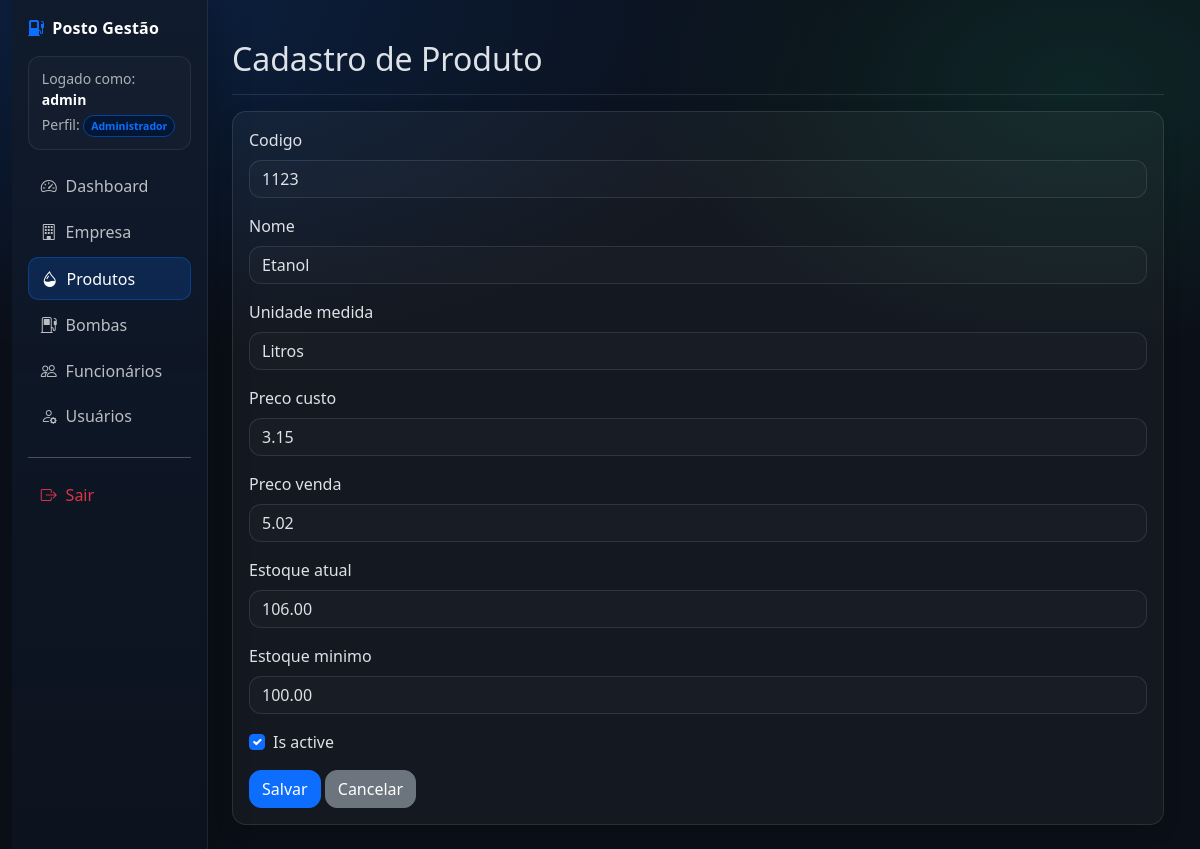
Screenshot of /produtos/4/editar/ (signed in) with the database file from the repository.
### accounts/models.py (models this page shows, shortened)
class CustomUser(AbstractUser):
    PERFIL_CHOICES = (
        ('ADMIN', 'Administrador'),
        ('GERENTE', 'Gerente'),
        ('OPERADOR', 'Operador'),
    )
    nome_completo = models.CharField('Nome completo', max_length=255, default='')
    perfil = models.CharField(max_length=10, choices=PERFIL_CHOICES, default='OPERADOR')
    data_cadastro = models.DateTimeField(auto_now_add=True)
    REQUIRED_FIELDS = ["email", "nome_completo"]

### produtos/models.py (models this page shows, shortened)
class Produto(models.Model):
    codigo = models.CharField(max_length=50, unique=True)
    nome = models.CharField(max_length=100)
    unidade_medida = models.CharField(max_length=20, default='Litros')
    preco_custo = models.DecimalField(max_digits=10, decimal_places=2)
    preco_venda = models.DecimalField(max_digits=10, decimal_places=2)
    estoque_atual = models.DecimalField(max_digits=10, decimal_places=2)
    estoque_minimo = models.DecimalField(max_digits=10, decimal_places=2)
    is_active = models.BooleanField(default=True)
    data_cadastro = models.DateTimeField(auto_now_add=True)
    data_atualizacao = models.DateTimeField(auto_now=True)

### produtos/views.py (the view, shortened to what this page needs)
# urls.py: path('<int:pk>/editar/', views.ProdutoUpdateView.as_view(), name='produto_update'),
class ProdutoUpdateView(LoginRequiredMixin, GerenteRequiredMixin, _ProdutoPrecoValidationMixin, AuditLogMixin, FlashSuccessMessageMixin, UpdateView):
    audit_action = 'UPDATE'
    model = Produto
    fields = ['codigo', 'nome', 'unidade_medida', 'preco_custo', 'preco_venda', 'estoque_atual', 'estoque_minimo', 'is_active']
    template_name = 'produtos/produto_form.html'
    success_url = reverse_lazy('produto_list')
    success_message = 'Produto atualizado com sucesso!'

### core/mixins.py (called while the page is built)
    def test_func(self):
        return self.request.user.is_authenticated and self.request.user.perfil in ['ADMIN', 'GERENTE']

### produtos/templates/produtos/produto_form.html (shortened to what this page needs)
{% extends 'base.html' %}
{% load django_bootstrap5 %}
{% block content %}
<div class="d-flex justify-content-between flex-wrap flex-md-nowrap align-items-center pt-3 pb-2 mb-3 border-bottom">
    <h1 class="h2">Cadastro de Produto</h1>
</div>
<div class="card">
    <div class="card-body">
        <form method="post">
            {% bootstrap_form form %}
            <div class="mt-3">
                <button type="submit" class="btn btn-primary">Salvar</button>
                <a href="{% url 'produto_list' %}" class="btn btn-secondary">Cancelar</a>
            </div>
        </form>
    </div>
</div>
{% endblock %}

### templates/base.html (shortened to what this page needs)
{% load django_bootstrap5 %}
{% load static %}
<!DOCTYPE html>
<html lang="pt-br" data-bs-theme="dark">
<head>
    {% bootstrap_css %}
    <link rel="stylesheet" href="https://cdn.jsdelivr.net/npm/bootstrap-icons@1.11.3/font/bootstrap-icons.min.css">
    <link rel="stylesheet" href="{% static 'css/app.css' %}">
</head>
<body>
<div class="container-fluid app-shell">
    <div class="row g-0">
        {% if user.is_authenticated %}
        {% with current=request.resolver_match.url_name %}
        <aside class="col-md-3 col-lg-2 d-md-block sidebar p-3">
            <div class="d-flex align-items-center justify-content-between mb-3">
                <div class="brand text-white">
                    <i class="bi bi-fuel-pump-fill me-2 text-primary"></i>Posto Gestão
                </div>
            </div>
            <div class="small text-muted mb-3 user-chip">
                Logado como: <strong class="text-white">{{ user.username }}</strong>
                <div class="mt-1">
                    Perfil:
                    <span class="badge bg-primary-subtle text-primary border border-primary-subtle">
                        {{ user.get_perfil_display }}
                    </span>
                </div>
            </div>
            <ul class="nav nav-pills flex-column gap-1">
                <li class="nav-item">
                    <a href="{% url 'dashboard' %}" class="nav-link {% if current == 'dashboard' %}active{% endif %}">
                        <i class="bi bi-speedometer2"></i> Dashboard
                    </a>
                </li>
                {% if user.perfil != 'OPERADOR' %}
                <li class="nav-item">
                    <a href="{% url 'empresa_detail' %}" class="nav-link {% if current == 'empresa_detail' or current == 'empresa_create' or current == 'empresa_update' %}active{% endif %}">
                        <i class="bi bi-building"></i> Empresa
                    </a>
                </li>
                {% endif %}
                <li class="nav-item">
                    <a href="{% url 'produto_list' %}" class="nav-link {% if current == 'produto_list' or current == 'produto_create' or current == 'produto_update' %}active{% endif %}">
                        <i class="bi bi-droplet-half"></i> Produtos
                    </a>
                </li>
                <li class="nav-item">
                    <a href="{% url 'bomba_list' %}" class="nav-link {% if current == 'bomba_list' or current == 'bomba_create' or current == 'bomba_update' %}active{% endif %}">
                        <i class="bi bi-fuel-pump"></i> Bombas
                    </a>
                </li>
                <li class="nav-item">
                    <a href="{% url 'funcionario_list' %}" class="nav-link {% if current == 'funcionario_list' or current == 'funcionario_create' or current == 'funcionario_update' %}active{% endif %}">
                        <i class="bi bi-people"></i> Funcionários
                    </a>
                </li>
                {% if user.perfil == 'ADMIN' %}
                <li class="nav-item">
                    <a href="{% url 'user_list' %}" class="nav-link {% if current == 'user_list' or current == 'user_create' or current == 'user_update' %}active{% endif %}">
                        <i class="bi bi-person-gear"></i> Usuários
                    </a>
                </li>
                {% endif %}
                <li class="nav-item mt-3 pt-3 border-top app-border">
                    <form action="{% url 'logout' %}" method="post">
                        <button type="submit" class="nav-link w-100 text-start text-danger border-0 bg-transparent">
                            <i class="bi bi-box-arrow-right"></i> Sair
                        </button>
                    </form>
                </li>
            </ul>
        </aside>
        {% endwith %}
        <main class="col-md-9 col-lg-10 content">
        {% else %}
        <main class="col-12 content">
        {% endif %}
            {% block content %}{% endblock %}
        </main>
    </div>
</div>
</body>
</html>

### static/css/app.css (style rules this page uses)
:root { --app-bg: #0b0f17; --sidebar-bg: #0f1624; --card-bg: rgba(255,255,255,.04); --card-border: rgba(255,255,255,.10); --muted: rgba(255,255,255,.65); }
body { background: radial-gradient(1200px 600px at 10% 0%, rgba(13,110,253,.18), transparent 60%), radial-gradient(800px 500px at 90% 10%, rgba(32,201,151,.12), transparent 55%), var(--app-bg); }
.app-shell { min-height: 100vh; }
.sidebar { min-height: 100vh; background: linear-gradient(180deg, rgba(16,26,44,.98), rgba(12,18,30,.95)); border-right: 1px solid rgba(255,255,255,.08); box-shadow: 12px 0 30px rgba(0,0,0,.18); }
.sidebar .brand { font-weight: 700; letter-spacing: .2px; }
.user-chip { border: 1px solid rgba(255,255,255,.08); background: rgba(255,255,255,.02); border-radius: 12px; padding: .7rem .8rem; }
.sidebar .nav-link { color: rgba(255,255,255,.72); border-radius: 10px; padding: .55rem .8rem; display: flex; gap: .55rem; align-items: center; transition: all .2s ease; }
.sidebar .nav-link.active { background: rgba(13,110,253,.18); color: #fff; border: 1px solid rgba(13,110,253,.35); }
.content { padding: 24px; }
.card { background: var(--card-bg); border: 1px solid var(--card-border); border-radius: 14px; box-shadow: 0 6px 18px rgba(0,0,0,.15); }
.border-bottom { border-color: rgba(255,255,255,.10)!important; }
.text-muted { color: var(--muted)!important; }
.form-control, .form-select { border-radius: 12px; background-color: rgba(255,255,255,.02); border-color: rgba(255,255,255,.12); }
.btn { border-radius: 12px; }
.badge { border-radius: 999px; padding: .45em .65em; font-weight: 600; }

### rows the page displays
CustomUser: username "admin", perfil "Administrador"
Produto: codigo "1123", nome "Etanol", unidade_medida "Litros", preco_custo "3.15", preco_venda "5.02", estoque_atual "106.00", estoque_minimo "100.00", is_active "☑"
